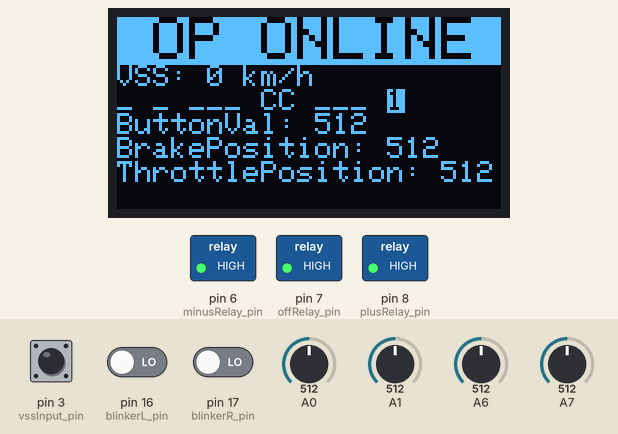
The sketch below on a simulated Arduino Nano, built with avr-gcc and run on an emulated ATmega328P. Shown: 128×64 one-colour display, switched loads named in the sketch (green lamp = pin HIGH). Inputs (shaded band) come from the test bench; at power-on: A7 = 512, A0 = 512, A1 = 512, A6 = 512, pin 16 (blinkerL_pin) LOW, pin 3 (vssInput_pin) HIGH, pin 17 (blinkerR_pin) LOW. What the sketch prints to the serial monitor is not drawn.

Above: at 1.2 s.
1.3 s: A7 set to 935
At 2.5 s:
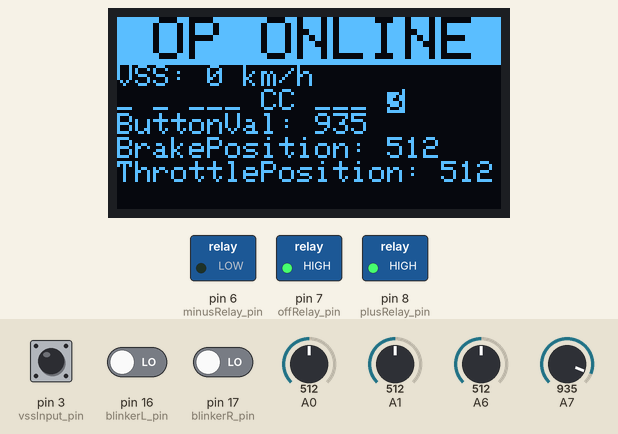
2.8 s: A7 set to 965
At 3.5 s:
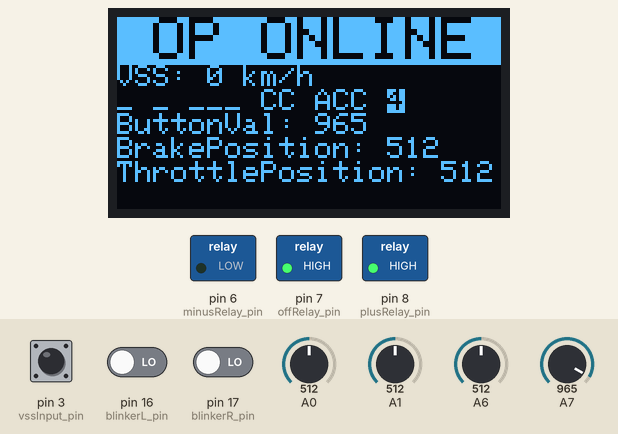
4.5 s: A0 set to 380
At 5.4 s:
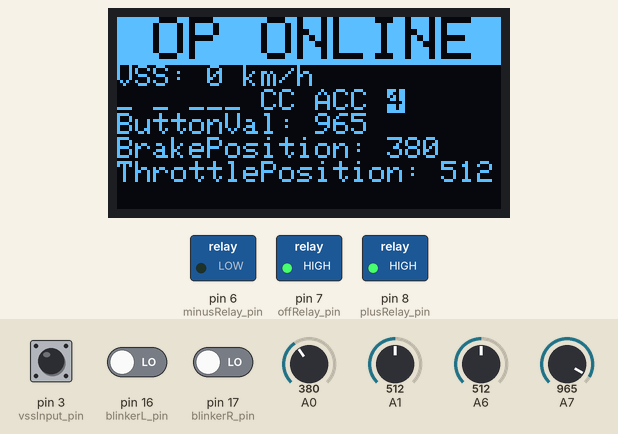
6.0 s: A1 set to 380
At 6.6 s:
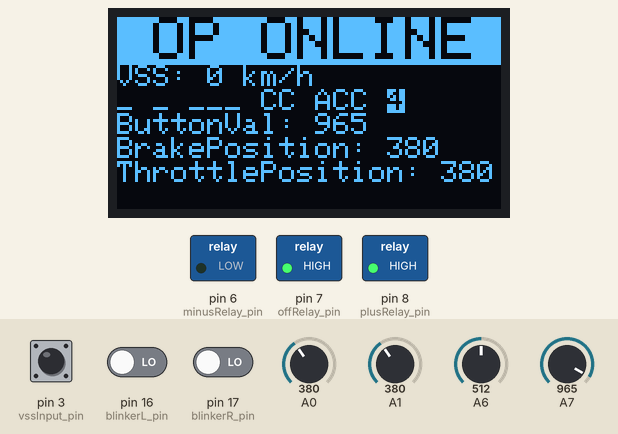
7.5 s: A6 set to 716
At 8.8 s:
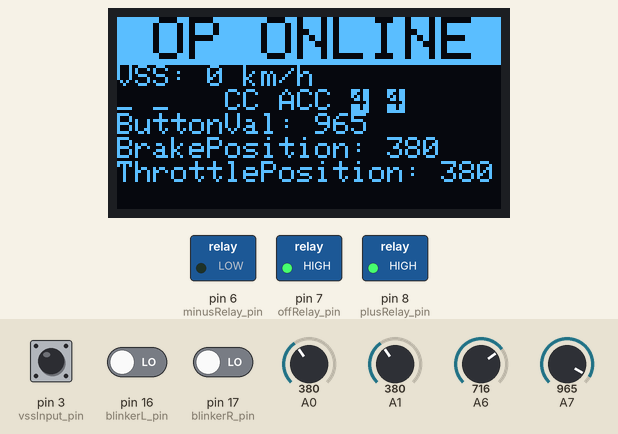
9.1 s: pin 16 (blinkerL_pin) driven HIGH
Timing chart, 0 to 11.6 s (numbered marks = the images above; inputs shaded):
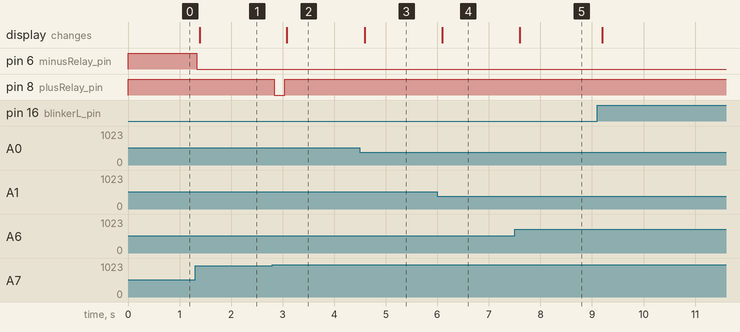

Measured:
- the behaviour switches between 949 and 950 on A7 (found by bisection; images 1 and 2)
- after the input at 1.3 s, pin 6 (minusRelay_pin): HIGH → LOW at once; the display: changes after 0.09 s (image 1)
- after the input at 2.8 s, pin 8 (plusRelay_pin): HIGH → LOW at once, → HIGH 0.20 s later; the display: changes after 0.28 s (image 2)
- after the input at 4.5 s, the display: changes after 0.10 s (image 3)
- after the input at 6.0 s, the display: changes after 0.10 s (image 4)
- after the input at 7.5 s, the display: changes after 0.10 s (image 5)

The sketch:

MAINECUCLEAN.ino
```cpp
// GAS + CRUISE - DONT USE ON PUBLIC ROAD
// Uses an MCP2515 Can Bus interface, an SSD1306 128x64 OLED Display, 4x 5V Relay, Voltage divider circuits to sense 12V logic from the car's Brake, Dashboard Light, Blinkers and VSS
//Runs on Arduino Nano / Uno
// Buttons 1 - 4 are hooked up to a single analog pin with a voltage divider circuit to sense which button is pressed


#include <CAN.h>

#include <TimerOne.h>
#include <Wire.h>
#include "SSD1306Ascii.h"
#include "SSD1306AsciiWire.h"


// 0X3C+SA0 - 0x3C or 0x3D
#define I2C_ADDRESS 0x3C

// Define proper RST_PIN if required.
#define RST_PIN -1

SSD1306AsciiWire display;
char topText[4] = "TEST";
char bottomText[6] = "BOTTOM";


//________________These values need to be defined for each car (Don't know)
#define maxACC_CMD (float) 1500 //the max Value which comes from OP on CAN ID 0x200
#define minACC_CMD (float) 475 //the min Value which comes from OP on CAN ID 0x200


//________________define_pins

#define brakePosition_pin (int) A0 //Pot on Brake pedal
#define throttlePosition_pin (int) A1 //Pot on Throttle pedal
#define blinkerL_pin 16 // A2 pulled to 5V when blinker to the left
#define blinkerR_pin 17 // A3 pulled to 5V when blinker to the right
#define button1to4_pin (int) A7 //5V 0Ohm ON_OFF, 3.75V 5kOhm V+ , 2.5V 10kOhm V-, 1.25V OFF 20kOhm, 0V Nothing VIA VOLTAGE DIVIDER
int buttonState;
int buttonVal;
int lastButtonState;
#define brakelight_pin (int) A6 //pulled to 5V when brake is pressed down
#define dashlight_pin 0 //pulled to 5V when CC engaged

#define vssInput_pin 3 //Hooked to the car's Vehicle Speed Sensor (usually from Radio harness)

#define minusRelay_pin 6 //pull to 5V to override VSS
#define offRelay_pin 7 //pull to 5V to set disable cruise control
#define plusRelay_pin 8 //pull to 5V to set acceleration/increase speed

//MCP2515CAN    Int 2, 10, 11, 12, 13
//Screen       A4(SDA), A5(SCL),(18, 19)

//________________Values for ACC command from CAN
float ACC_CMD_PERCENT = 0;
float ACC_CMD = 0;
float ACC_CMD1 = 0;
boolean cancel = false;
long lastCommandTime = 0;

//______________VALUES TO SEND ON CAN
boolean OP_ON = false;
boolean MAIN_ON = true;
boolean arduinoCCActive = false;
boolean DASHLIGHT_ON = false;
uint8_t set_speed = 0x0;
double average = 0;
boolean BLINKER_LEFT = false;
boolean BLINKER_RIGHT = false;
float LEAD_LONG_DIST = 0;
float LEAD_REL_SPEED = 0;
float LEAD_LONG_DIST_RAW = 0;
float LEAD_REL_SPEED_RAW = 0;

int BRAKE_POSITION = 0;
boolean BRAKE_PRESSED = false;
boolean lastBRAKE_PRESSED = false;


int GAS_POSITION = 0;
boolean GAS_RELEASED = false;
boolean lastGAS_RELEASED = false;


//______________FOR SMOOTHING SPD
#define numReadings 60
float readings[numReadings];
int readIndex = 0;
double total = 0;

//______________FOR READING THE CAR'S ACTUAL VSS SENSOR
#define interruptPin (byte) 3
int inc = 0;
int half_revolutions = 0;
int spd;
unsigned long lastmillis;
unsigned long duration;
uint8_t encoder = 0;
int testAnalog = 0;

void initOled() {
  Wire.begin();
  Wire.setClock(400000L);
  display.begin(&Adafruit128x64, I2C_ADDRESS);
  display.setFont(Adafruit5x7);
  display.set2X();
  display.clear();

}

void setup() {
  //________________Begin Monitoring - only use for debugging
  Serial.begin(115200);
  initOled();
  Serial.println("LOL");
  //________________Begin CAN
  CAN.begin(500E3);
  // CAN.filter(0x200);
  CAN.onReceive(onReceivePacket);


  Serial.println("lola");
  //________________set up pin modes
  pinMode(blinkerR_pin, INPUT);
  pinMode(blinkerL_pin, INPUT);
  pinMode(brakelight_pin, INPUT);
  pinMode(brakePosition_pin, INPUT);
  pinMode(throttlePosition_pin, INPUT);
  pinMode(dashlight_pin, INPUT);
  pinMode(vssInput_pin, INPUT_PULLUP);
  attachInterrupt(digitalPinToInterrupt(vssInput_pin), rpm, FALLING);

  pinMode(button1to4_pin, INPUT);

  pinMode(plusRelay_pin, OUTPUT);
  pinMode(offRelay_pin, OUTPUT);
  pinMode(minusRelay_pin, OUTPUT);
  digitalWrite(plusRelay_pin, HIGH);
  digitalWrite(offRelay_pin, HIGH);
  digitalWrite(minusRelay_pin, HIGH);

  //______________Initialize smoothing inputs
  for (int thisReading = 0; thisReading < numReadings; thisReading++) {
    readings[thisReading] = 0;
  }

  Serial.println("bite");
}

void loop() {
  int mil = millis();
  readSPDSensor();
  readAllInputs();
  actOnSwitchStates();
  displayStates();
  canBroadcasts();
  if (mil - millis() < 200) {
    delay(100);
  }

  Serial.println("meme");
}
void writeTopString(char str[], bool topOverline = false) {
  display.set2X();
  display.setCursor(0, 0);
  display.setInvertMode(0);
  if (topOverline) display.setInvertMode(1);
  if (str) {
    strcpy(topText, str);
  }
  display.println(topText);
};

void writeBottomString(char str[], int fontSize) {
  switch (fontSize) {
    case 2:
      display.set2X();
      break;
    default:
      display.set1X();
      break;
  }
  display.setInvertMode(0);
  display.setCursor(0, 8);
  if (str) {
    strcpy(bottomText, str);
  }
  display.println(bottomText);
  ;
};

void writeOnDisplay(char top[], char bottom[], int fontSizeBottom = 2, bool topOverline = false) {
  display.clear();
  writeTopString(top, topOverline);
  writeBottomString(bottom, fontSizeBottom);
  //display.display();
};

void displayStates() {
  // display.clear();
  if (OP_ON) {
    writeTopString(" OP ONLINE  ", true);
  } else {
    writeTopString("  OP  OFF   ", false);
  }

  display.set1X();
  display.setCursor(0, 10);
  display.setInvertMode(0);
  display.print("VSS: ");
  display.print(int(average));
  display.print(" km/h    \n");
  // if (BLINKER_LEFT) display.setInvertMode(1);
  display.print(BLINKER_LEFT ? "L" : "_");
  display.setInvertMode(0);
  display.print(" ");
  // if (BLINKER_RIGHT) display.setInvertMode(1);
  display.print(BLINKER_RIGHT ? "R" : "_");
  display.setInvertMode(0);
  display.print(" ");
  // if (BRAKE_PRESSED) display.setInvertMode(1);
  display.print(BRAKE_PRESSED ? "BRK" : "___");
  display.setInvertMode(0);
  display.print(" ");
  // if (DASHLIGHT_ON) display.setInvertMode(1);
  display.print(DASHLIGHT_ON ? "CC" : "__");
  display.setInvertMode(0);
  display.print(" ");
  display.print(arduinoCCActive ? "ACC" : "___");
  display.setInvertMode(0);
  display.print(" ");
  if (buttonState > 0) display.setInvertMode(1);
  display.print(buttonState);
  display.setInvertMode(0);

  display.print("\nButtonVal: ");
  display.print(buttonVal);
  display.print("  \nBrakePosition: ");
  display.print(BRAKE_POSITION);
  display.print("  \nThrottlePosition: ");
  display.print(GAS_POSITION);
  display.setInvertMode(0);
}

void onReceivePacket(int packetSize) {
  if (!OP_ON) return;
  //________________read ACC_CMD from CANbus
  CAN.parsePacket();

  if (CAN.packetId() == 0x200)
  {
    uint8_t dat[8];
    for (int ii = 0; ii <= 7; ii++) {
      dat[ii]  = (char) CAN.read();
    }
    ACC_CMD = (dat[0] << 8 | dat[1] << 0);
  }

  //________________calculating ACC_CMD into ACC_CMD_PERCENT
  if (ACC_CMD >= minACC_CMD) {
    ACC_CMD1 = ACC_CMD;
  }
  else {
    ACC_CMD1 = minACC_CMD;
  }

  ACC_CMD_PERCENT = (100 * (ACC_CMD1 - minACC_CMD) / (maxACC_CMD - minACC_CMD));

  if (arduinoCCActive) {
    if (ACC_CMD_PERCENT == 0 ) {
      shutdownCC();
    }
    else if (ACC_CMD_PERCENT < 40 ) {
      decreaseSpeedHold();
    } else if (ACC_CMD_PERCENT > 60 ) {
      increaseSpeedHold();
    } else {
      speedHold();
    }
  }

  //128x2e6 msg LEAD_INFO
  if (CAN.packetId() == 0x2e6)
  {
    uint8_t dat_2e6[8];
    for (int ii = 0; ii <= 7; ii++) {
      dat_2e6[ii]  = (char) CAN.read();
    }
    LEAD_LONG_DIST_RAW = (dat_2e6[0] << 8 | dat_2e6[1] << 3);
    LEAD_REL_SPEED_RAW = (dat_2e6[2] << 8 | dat_2e6[3] << 4);
  }
  //______________CONVERTING INTO RIGHT VALUE USING DBC SCALE
  LEAD_LONG_DIST = (LEAD_LONG_DIST_RAW * 0.005);
  LEAD_REL_SPEED = (LEAD_REL_SPEED_RAW * 0.009);

  /*
    //0x224 msg BRAKE_MODULE --- WE are using the 0x3b7 message, which is ESP_CONTROL to reduce traffic on the can network
    if (CAN.packetId() == 0x3b7)
    {
      uint8_t dat_3b7[8];
      for (int ii = 0; ii <= 7; ii++) {
        dat_3b7[ii]  = (char) CAN.read();
      }
      BRAKE_PRESSED = (dat_3b7[0] << 5);
    }
  */

  //0x2c1 msg GAS_PEDAL
  if (CAN.packetId() == 0x2c1)
  {
    uint8_t dat_2c1[8];
    for (int ii = 0; ii <= 7; ii++) {
      dat_2c1[ii]  = (char) CAN.read();
    }
    GAS_RELEASED = (dat_2c1[0] << 3);
  }

  /*
    //______________LOGIC FOR LANE CHANGE RECOMENDATION TODO
    if (set_speed >= ((average * 100) + 15))
    {
      if (LEAD_REL_SPEED  <= 15)
      {
        if (LEAD_LONG_DIST <= 100)
        {
          BLINKER_LEFT = false;
        }
      }
    }
  */
}


void decreaseSpeedHold() {
  lastCommandTime = millis();
  digitalWrite(plusRelay_pin, HIGH);
  digitalWrite(minusRelay_pin, LOW);
}

void increaseSpeedHold() {
  lastCommandTime = millis();
  digitalWrite(plusRelay_pin, HIGH);
  digitalWrite(minusRelay_pin, LOW);
}

void speedHold() {
  if ( millis() > lastCommandTime + 2000 ) {
    digitalWrite(plusRelay_pin, HIGH);
    digitalWrite(minusRelay_pin, HIGH);
  }
}

void actOnSwitchStates() {
  //______________SET OP OFF WHEN BRAKE IS PRESSED

  if (BRAKE_PRESSED) //TODO
  {
    //OP_ON = false;
  }


  //______________SET OP OFF WHEN GAS IS PRESSED
  if (!GAS_RELEASED)
  {
    // OP_ON = false;
  }

  //________________ShutDown CC if CC is cut
  if (OP_ON && !DASHLIGHT_ON) {
    shutdownCC();
  }

  if (lastButtonState != buttonState) {
    switch (buttonState) {
      case 1:
        toggleOP();
        break;
      case 2:
        if (arduinoCCActive) {
          set_speed = set_speed - 5;
        } else {
          decreaseSpeedHold();
        }
        break;
      case 3:
        if (arduinoCCActive) {
          set_speed = set_speed + 5;
        } else {
          increaseSpeedHold();
        }
        break;
      case 4:
        if (arduinoCCActive)
        {
          shutdownCC();
        }
        else
        {
          startCC();
          set_speed = set_speed + 5;
        }
        break;
      default:
        if (!arduinoCCActive) {
          digitalWrite(minusRelay_pin, HIGH);
          digitalWrite(plusRelay_pin, HIGH);
        }
        break;
    }
    //______________LIMIT FOR SETSPEED
    if (set_speed > 200)
    {
      set_speed = min(average + 3, 200);
    }
  }

}

//helper function
void printFloat(float in) {
  char sprintfbuffer[15];
  dtostrf(in, 5, 3, sprintfbuffer);
  //Serial.print(sprintfbuffer);
}

void tapPlusButton() {
  digitalWrite(plusRelay_pin, LOW);
  delay(200);
  digitalWrite(plusRelay_pin, HIGH);
}

void tapOffButton() {
  digitalWrite(offRelay_pin, LOW);
  delay(200);
  digitalWrite(offRelay_pin, HIGH);
}

void shutdownCC() {
  digitalWrite(plusRelay_pin, HIGH);
  digitalWrite(minusRelay_pin, HIGH);
  tapOffButton();
  delay(200);
  arduinoCCActive = false;
}

void toggleOP() {
  OP_ON = !OP_ON;
}

void shutdownOP() {
  OP_ON = false;
}

void startCC() {
  if (OP_ON) {
    tapPlusButton();
    arduinoCCActive = true;
  }
}

void readAllInputs() {
  buttonVal = analogRead(button1to4_pin);
  lastButtonState = buttonState; //TODO DONE
  if (buttonVal < 390) buttonState = 0;
  else if (buttonVal < 560) buttonState = 1;
  else if (buttonVal < 700) buttonState = 2;
  else if (buttonVal < 950) buttonState = 3;
  else buttonState = 4;

  BLINKER_LEFT = digitalRead(blinkerL_pin) == HIGH;
  BLINKER_RIGHT = digitalRead(blinkerR_pin) == HIGH;
  lastBRAKE_PRESSED = BRAKE_PRESSED;
  testAnalog = analogRead(brakelight_pin);
  BRAKE_PRESSED = testAnalog > 600;
  DASHLIGHT_ON = digitalRead(dashlight_pin) == LOW;
  BRAKE_POSITION = analogRead(brakePosition_pin);
  GAS_POSITION = analogRead(throttlePosition_pin);
  lastGAS_RELEASED = GAS_RELEASED;
  GAS_RELEASED = GAS_POSITION < 200; //TODO: Ajust
}

void readSPDSensor() {
  //______________READ SPD SENSOR
  attachInterrupt(1, rpm, FALLING);

  if (half_revolutions >= 1) {
    detachInterrupt(1);
    duration = (micros() - lastmillis);
    spd = half_revolutions * (0.000135 / (duration * 0.000001)) * 3600;
    lastmillis = micros();
    half_revolutions = 0;
    attachInterrupt(1, rpm, FALLING);
  }

  //______________SMOOTH SPD TO AVERAGE
  total = total - readings[readIndex];
  // read from the sensor:
  readings[readIndex] = spd;
  // add the reading to the total:
  total = total + readings[readIndex];
  // advance to the next position in the array:
  readIndex = readIndex + 1;

  // if we're at the end of the array...
  if (readIndex >= numReadings) {
    // ...wrap around to the beginning:
    readIndex = 0;
  }

  // calculate the average:
  average = total / numReadings;
  // send it to the computer as ASCII digits

}

void canBroadcasts () {
  //______________SENDING_CAN_MESSAGES

  // 0x2c1 msg GAS_PEDAL
  uint8_t dat_2c1[8];
  dat_2c1[0] = (GAS_RELEASED << 3) & 0x08;
  dat_2c1[1] = 0x0;
  dat_2c1[2] = 0x0;
  dat_2c1[3] = 0x0;
  dat_2c1[4] = 0x0;
  dat_2c1[5] = 0x0;
  dat_2c1[6] = 0x0;
  dat_2c1[7] = 0x0;
  CAN.beginPacket(0x2c1);
  for (int ii = 0; ii < 8; ii++) {
    CAN.write(dat_2c1[ii]);
  }
  CAN.endPacket();

  //0x1d2 msg PCM_CRUISE
  uint8_t dat_1d2[8];
  dat_1d2[0] = (OP_ON << 5) & 0x20 | (GAS_RELEASED << 4) & 0x10;
  dat_1d2[1] = 0x0;
  dat_1d2[2] = 0x0;
  dat_1d2[3] = 0x0;
  dat_1d2[4] = 0x0;
  dat_1d2[5] = 0x0;
  dat_1d2[6] = (OP_ON << 7) & 0x80;
  dat_1d2[7] = can_cksum(dat_1d2, 7, 0x1d2);
  CAN.beginPacket(0x1d2);
  for (int ii = 0; ii < 8; ii++) {
    CAN.write(dat_1d2[ii]);
  }
  CAN.endPacket();

  //0x1d3 msg PCM_CRUISE_2
  uint8_t dat_1d3[8];
  dat_1d3[0] = 0x0;
  dat_1d3[1] = (MAIN_ON << 7) & 0x80 | 0x28;
  dat_1d3[2] = set_speed;
  dat_1d3[3] = 0x0;
  dat_1d3[4] = 0x0;
  dat_1d3[5] = 0x0;
  dat_1d3[6] = 0x0;
  dat_1d3[7] = can_cksum(dat_1d3, 7, 0x1d3);
  CAN.beginPacket(0x1d3);
  for (int ii = 0; ii < 8; ii++) {
    CAN.write(dat_1d3[ii]);
  }
  CAN.endPacket();

  //0xaa msg defaults 1a 6f WHEEL_SPEEDS
  uint8_t dat_aa[8];
  uint16_t wheelspeed = 0x1a6f + (average * 100);
  dat_aa[0] = (wheelspeed >> 8) & 0xFF;
  dat_aa[1] = (wheelspeed >> 0) & 0xFF;
  dat_aa[2] = (wheelspeed >> 8) & 0xFF;
  dat_aa[3] = (wheelspeed >> 0) & 0xFF;
  dat_aa[4] = (wheelspeed >> 8) & 0xFF;
  dat_aa[5] = (wheelspeed >> 0) & 0xFF;
  dat_aa[6] = (wheelspeed >> 8) & 0xFF;
  dat_aa[7] = (wheelspeed >> 0) & 0xFF;
  CAN.beginPacket(0xaa);
  for (int ii = 0; ii < 8; ii++) {
    CAN.write(dat_aa[ii]);
  }
  CAN.endPacket();

  //0x3b7 msg ESP_CONTROL BRAKES DISABLE WHEN IMPLEMENTED TODO
  uint8_t dat_3b7[8];
  dat_3b7[0] = (BRAKE_PRESSED << 5) & 0x20;
  dat_3b7[1] = 0x0;
  dat_3b7[2] = 0x0;
  dat_3b7[3] = 0x0;
  dat_3b7[4] = 0x0;
  dat_3b7[5] = 0x0;
  dat_3b7[6] = 0x0;
  dat_3b7[7] = 0x08;
  CAN.beginPacket(0x3b7);
  for (int ii = 0; ii < 8; ii++) {
    CAN.write(dat_3b7[ii]);
  }
  CAN.endPacket();

  //0x620 msg STEATS_DOORS
  uint8_t dat_620[8];
  dat_620[0] = 0x10;
  dat_620[1] = 0x0;
  dat_620[2] = 0x0;
  dat_620[3] = 0x1d;
  dat_620[4] = 0xb0;
  dat_620[5] = 0x40;
  dat_620[6] = 0x0;
  dat_620[7] = 0x0;
  CAN.beginPacket(0x620);
  for (int ii = 0; ii < 8; ii++) {
    CAN.write(dat_620[ii]);
  }
  CAN.endPacket();

  // 0x3bc msg GEAR_PACKET
  uint8_t dat_3bc[8];
  dat_3bc[0] = 0x0;
  dat_3bc[1] = 0x0;
  dat_3bc[2] = 0x0;
  dat_3bc[3] = 0x0;
  dat_3bc[4] = 0x0;
  dat_3bc[5] = 0x80;
  dat_3bc[6] = 0x0;
  dat_3bc[7] = 0x0;
  CAN.beginPacket(0x3bc);
  for (int ii = 0; ii < 8; ii++) {
    CAN.write(dat_3bc[ii]);
  }
  CAN.endPacket();

  //0x614 msg steering_levers
  uint8_t dat_614[8];
  dat_614[0] = 0x29;
  dat_614[1] = 0x0;
  dat_614[2] = 0x01;
  dat_614[3] = (BLINKER_LEFT << 5) & 0x20 | (BLINKER_RIGHT << 4) & 0x10;
  dat_614[4] = 0x0;
  dat_614[5] = 0x0;
  dat_614[6] = 0x76;
  dat_614[7] = can_cksum(dat_614, 7, 0x614);
  CAN.beginPacket(0x614);
  for (int ii = 0; ii < 8; ii++) {
    CAN.write(dat_614[ii]);
  }
  CAN.endPacket();
}

//TOYOTA CAN CHECKSUM
int can_cksum (uint8_t *dat, uint8_t len, uint16_t addr) {
  uint8_t checksum = 0;
  checksum = ((addr & 0xFF00) >> 8) + (addr & 0x00FF) + len + 1;
  //uint16_t temp_msg = msg;
  for (int ii = 0; ii < len; ii++) {
    checksum += (dat[ii]);
  }
  return checksum;
}
void rpm() {
  half_revolutions++;
  if (encoder > 255)
  {
    encoder = 0;
  }
  encoder++;
}
```
